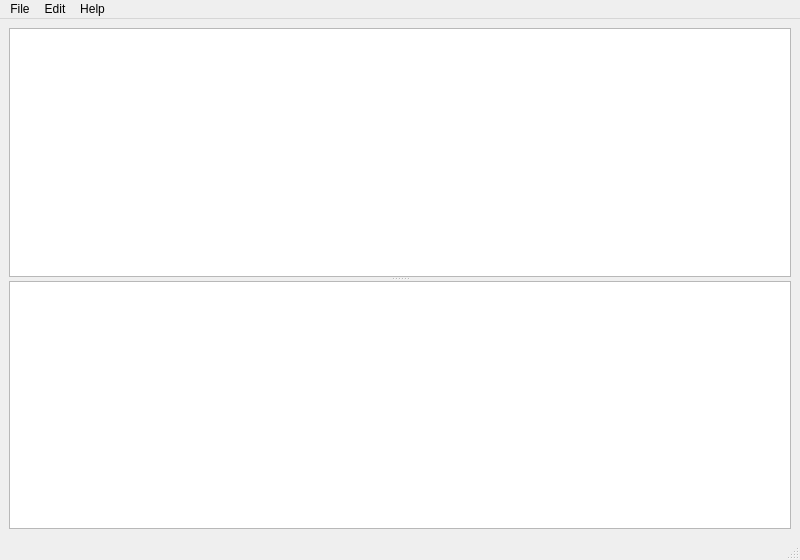
<?xml version="1.0" encoding="UTF-8"?>
<ui version="4.0">
 <class>PluginCreatorBase</class>
 <widget class="QMainWindow" name="PluginCreatorBase">
  <property name="geometry">
   <rect>
    <x>0</x>
    <y>0</y>
    <width>800</width>
    <height>560</height>
   </rect>
  </property>
  <property name="windowTitle">
   <string/>
  </property>
  <widget class="QWidget" name="centralwidget">
   <layout class="QGridLayout" name="gridLayout">
    <item row="0" column="0">
     <widget class="QSplitter" name="splitter">
      <property name="orientation">
       <enum>Qt::Vertical</enum>
      </property>
      <widget class="Ms::QmlEdit" name="textEdit"/>
      <widget class="QPlainTextEdit" name="log"/>
     </widget>
    </item>
   </layout>
  </widget>
  <widget class="QMenuBar" name="menubar">
   <property name="geometry">
    <rect>
     <x>0</x>
     <y>0</y>
     <width>800</width>
     <height>18</height>
    </rect>
   </property>
   <widget class="QMenu" name="menuFile">
    <property name="title">
     <string>File</string>
    </property>
    <addaction name="actionNew"/>
    <addaction name="actionOpen"/>
    <addaction name="actionSave"/>
    <addaction name="separator"/>
    <addaction name="actionSaveAs"/>
    <addaction name="actionQuit"/>
   </widget>
   <widget class="QMenu" name="menuHelp">
    <property name="title">
     <string>Help</string>
    </property>
    <addaction name="actionManual"/>
   </widget>
   <widget class="QMenu" name="menuEdit">
    <property name="title">
     <string>Edit</string>
    </property>
    <addaction name="actionUndo"/>
    <addaction name="actionRedo"/>
   </widget>
   <addaction name="menuFile"/>
   <addaction name="menuEdit"/>
   <addaction name="menuHelp"/>
  </widget>
  <widget class="QStatusBar" name="statusbar"/>
  <action name="actionNew">
   <property name="text">
    <string>New</string>
   </property>
   <property name="toolTip">
    <string>Create a new file</string>
   </property>
   <property name="iconVisibleInMenu">
    <bool>false</bool>
   </property>
  </action>
  <action name="actionOpen">
   <property name="text">
    <string>Open...</string>
   </property>
   <property name="toolTip">
    <string>Open a file</string>
   </property>
   <property name="iconVisibleInMenu">
    <bool>false</bool>
   </property>
  </action>
  <action name="actionSave">
   <property name="text">
    <string>Save</string>
   </property>
   <property name="toolTip">
    <string>Save</string>
   </property>
   <property name="iconVisibleInMenu">
    <bool>false</bool>
   </property>
  </action>
  <action name="actionManual">
   <property name="text">
    <string>Manual</string>
   </property>
   <property name="toolTip">
    <string>Open the manual</string>
   </property>
   <property name="iconVisibleInMenu">
    <bool>false</bool>
   </property>
  </action>
  <action name="actionUndo">
   <property name="text">
    <string>Undo</string>
   </property>
   <property name="iconVisibleInMenu">
    <bool>false</bool>
   </property>
  </action>
  <action name="actionRedo">
   <property name="text">
    <string>Redo</string>
   </property>
   <property name="iconVisibleInMenu">
    <bool>false</bool>
   </property>
  </action>
  <action name="actionQuit">
   <property name="text">
    <string>Close Plugin Creator</string>
   </property>
   <property name="iconVisibleInMenu">
    <bool>false</bool>
   </property>
  </action>
  <action name="actionReload">
   <property name="text">
    <string>R</string>
   </property>
   <property name="toolTip">
    <string>Reload current plugin source</string>
   </property>
  </action>
  <action name="actionSaveAs">
   <property name="text">
    <string>Save As...</string>
   </property>
  </action>
  <action name="actionRun">
   <property name="text">
    <string>Run</string>
   </property>
   <property name="toolTip">
    <string>Run plugin</string>
   </property>
  </action>
  <action name="actionStop">
   <property name="text">
    <string>Stop</string>
   </property>
   <property name="toolTip">
    <string>Stop plugin</string>
   </property>
  </action>
 </widget>
 <customwidgets>
  <customwidget>
   <class>Ms::QmlEdit</class>
   <extends>QPlainTextEdit</extends>
   <header>qmledit.h</header>
  </customwidget>
 </customwidgets>
 <resources/>
 <connections/>
</ui>
